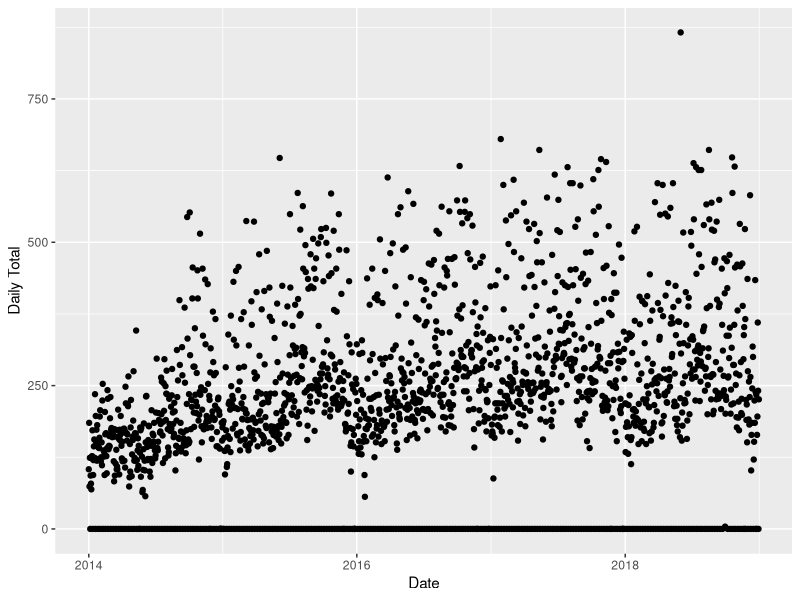
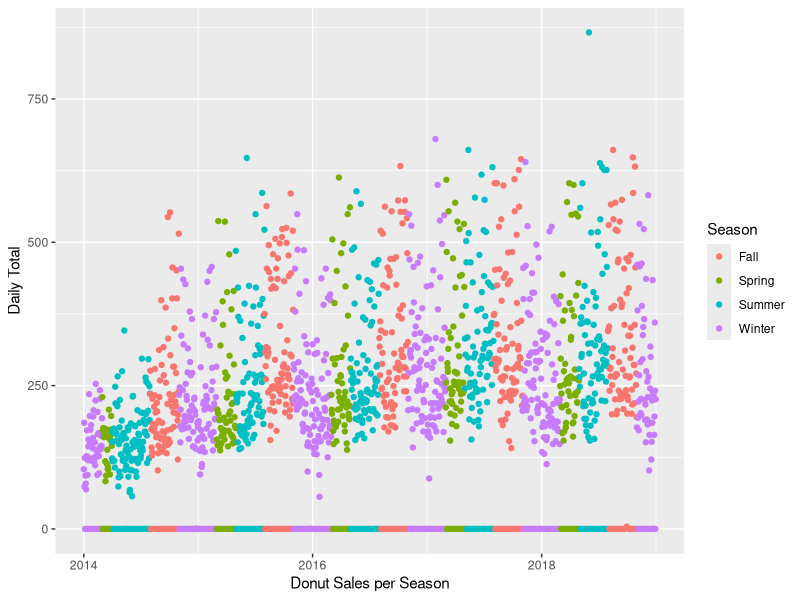
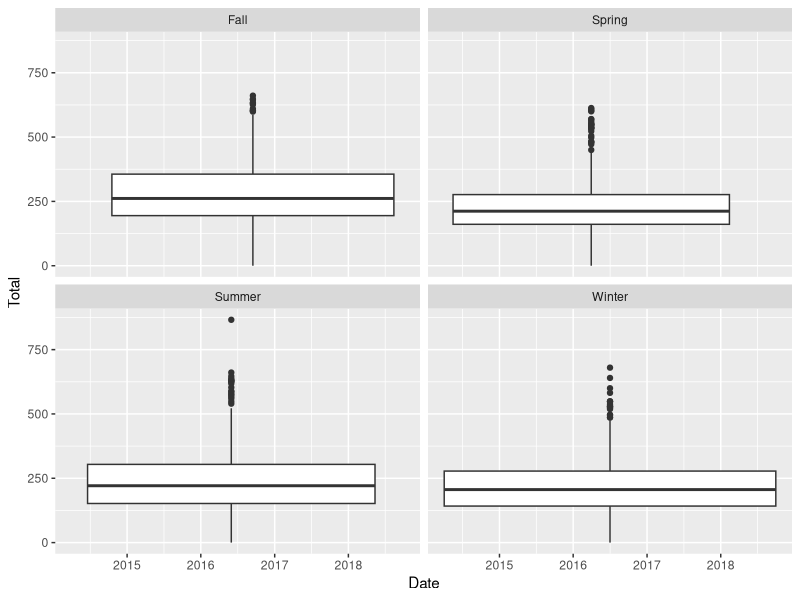

Recreate these plots in R, in order.
## ---- chunk 1
knitr::opts_chunk$set(echo = TRUE, comment = NA)
library(tidyverse)
library(lubridate)
## ---- chunk 2
donuts <- read.csv("./tidydonuts.csv")
glimpse(donuts)
## ---- chunk 3
donuts$Date <- as.Date(donuts$Date, format = "%m/%d/%Y")
donuts$Dozen <- as.numeric(sub('\\$','',as.character(donuts$Dozen)))
donuts$Single <- as.numeric(sub('\\$','',as.character(donuts$Single)))
donuts$HalfDozen <- as.numeric(sub('\\$','',as.character(donuts$HalfDozen)))
glimpse(donuts)
## ---- chunk 4
donuts <- donuts %>% 
  mutate(Total = as.integer(((Dozen/14.75)*12) + (Single/1.64) + ((HalfDozen/8.2)*6)))
glimpse(donuts)
## ---- chunk 5
donuts %>% 
filter(Total == max(Total))
## ---- chunk 6
donuts %>% 
  arrange(desc(Total)) %>% 
  head()
## ---- chunk 7
donuts %>% 
  summarize("Total Sold" = sum(Total),
            "Total Sales" = sum(Dozen) + sum(Single) + sum(HalfDozen))
## ---- chunk 8
donuts %>%
  ggplot(aes(Date, Total)) +
  geom_point() +
  labs(y = "Daily Total")
## ---- chunk 9
donuts_ms <- donuts %>%
  mutate(Year = ordered(as.factor(paste(year(Date)))),
         Month = ordered(as.factor(paste(month(Date), year(Date), sep = "/"))),
         Season = as.factor(ifelse(Month %in% c("8/2013", "9/2013", "10/2013", "8/2014", "9/2014", "10/2014", "8/2015","9/2015", "10/2015", "8/2016", "9/2016", "10/2016", "8/2017", "9/2017", "10/2017", "8/2018", "9/2018", "10/2018"), "Fall",
                  ifelse(Month %in% c("11/2013", "12/2013", "1/2013", "2/2013","11/2014", "12/2014", "1/2014", "2/2014", "11/2015", "12/2015", "1/2015", "2/2015", "11/2016", "12/2016", "1/2016", "2/2016", "11/2017", "12/2017", "1/2017", "2/2017", "11/2018", "12/2018", "1/2018", "2/2018"), "Winter",
                  ifelse(Month %in% c("3/2013", "4/2013", "3/2014", "4/2014 ", "3/2015", "4/2015", "3/2016", "4/2016", "3/2017", "4/2017", "3/2018", "4/2018"), "Spring", "Summer")))))
## ---- chunk 10
donuts_ms %>% 
  ggplot(aes(Date, Total, color = Season)) +
  geom_point() +
  labs(x = "Donut Sales per Season", y = "Daily Total")
## ---- chunk 11
donuts_ms %>% 
  ggplot(aes(Date, Total, group = Season)) +
  geom_boxplot() +
  facet_wrap(~ Season)
## ---- chunk 12
donuts_ms %>% 
  group_by(Season) %>% 
  summarize(Total = sum(Total))
## ---- chunk 13
s13 <- read.csv("./s13.csv")
s14 <- read.csv("./s14.csv")
s15 <- read.csv("./s15.csv")
s16 <- read.csv("./s16.csv")
s17 <- read.csv("./s17.csv")
s18 <- read.csv("./s18.csv")
## ---- chunk 14
glimpse(s18)
## ---- chunk 15
s18 <- s18 %>% 
  select(Item.Name, Items.Sold, Net.Sales)
s18$Item.Name <- as.character(s18$Item.Name)
s18$Net.Sales <- as.numeric(gsub('[$,]', '', s18$Net.Sales))
glimpse(s18)
## ---- chunk 16
s18 <- s18[-c(1,2,4:6,8:11,33,37,39,47,51,52,60,65,66,68,70,71,73:76,79),]
s18$Item.Name
## ---- chunk 17
s18$Desserts <- as.integer(c(1,0,0,0,0,0,0,0,0,0,0,0,0,0,0,0,0,1,1,1,1,1,1,0,0,0,0,0,0,0,1,0,0,0,0,0,0,0,0,0,0,0,0,0,0,0,0,1,0,0,0,1,1,0,1))
glimpse(s18)
## ---- chunk 18
s18 %>% 
filter(Desserts == 1) %>% 
summarize("Total Sold" = sum(Items.Sold),
          "Net Sales" = sum(Net.Sales))
  
## ---- chunk 19
s18 %>% 
filter(Desserts == 0) %>% 
summarize("Total Sold" = sum(Items.Sold),
          "Net Sales" = sum(Net.Sales))
